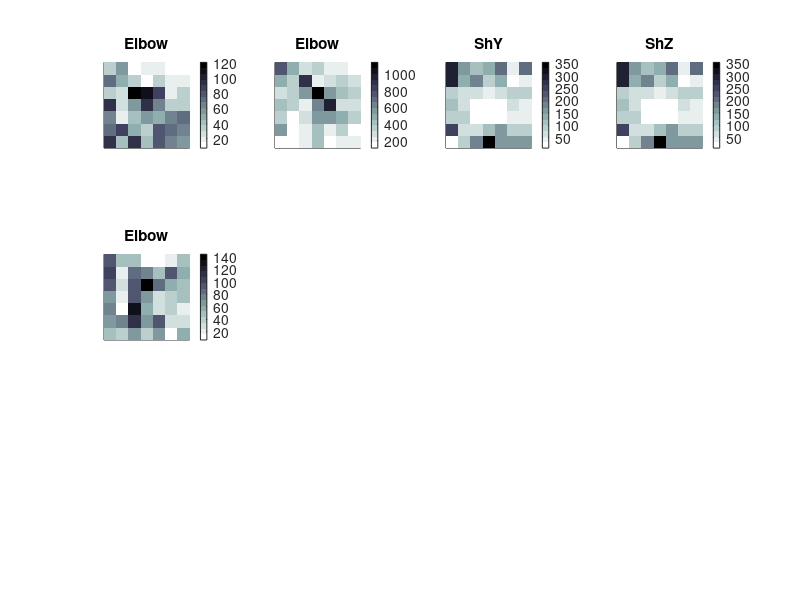

This figure's MATLAB source:
clear
% Plot data for specific reaching targets

load('Pn_Unimpaired_Arrays_mAngle.mat')
load('Pn_Brace1_Arrays_mAngle.mat')
load('Pn_Brace2_Arrays_mAngle.mat')

% Pn_v_Unim_Elbow = zscore(Pn_v_Unim_Elbow);
% Pn_v_Unim_ShX = zscore(Pn_v_Unim_ShX);
% Pn_v_Unim_ShY = zscore(Pn_v_Unim_ShY);


El_Var_Unim_Matrix = zeros(7,7);
ShX_Var_Unim_Matrix = zeros(7,7);
ShY_Var_Unim_Matrix = zeros(7,7);
ShZ_Var_Unim_Matrix = zeros(7,7);


for (x = 1:7)
    for (y = 1:7)
    Unim_El_var =  var(reshape(Pn_v_Unim_Elbow(y,x,:),7,1))
    Unim_ShX_var = var(reshape(Pn_v_Unim_ShX(y,x,:),7,1))
    Unim_ShY_var = var(reshape(Pn_v_Unim_ShY(y,x,:),7,1))
    Unim_ShZ_var = var(reshape(Pn_v_Unim_ShZ(y,x,:),7,1))
    
    El_Var_Unim_Matrix(y,x) = Unim_El_var;
    ShX_Var_Unim_Matrix(y,x) = Unim_ShX_var;
    ShY_Var_Unim_Matrix(y,x) = Unim_ShY_var;
    ShZ_Var_Unim_Matrix(y,x) = Unim_ShZ_var;

    
    Br1_El_var =  var(reshape(Pn_v_Brac1_Elbow(y,x,:),7,1))
    Br1_ShX_var = var(reshape(Pn_v_Brac1_ShX(y,x,:),7,1))
    Br1_ShY_var = var(reshape(Pn_v_Brac1_ShY(y,x,:),7,1))
    Br1_ShZ_var = var(reshape(Pn_v_Brac1_ShZ(y,x,:),7,1))
    
    El_Var_Br1_Matrix(y,x) = Br1_El_var;
    ShX_Var_Br1_Matrix(y,x) = Br1_ShX_var;
    ShY_Var_Br1_Matrix(y,x) = Br1_ShY_var;
    ShZ_Var_Br1_Matrix(y,x) = Br1_ShZ_var;
    
    end
end


% TL_Unim_ShX = reshape(Pn_v_Unim_ShX(1,1,:),7,1);
% TL_Unim_ShY = reshape(Pn_v_Unim_ShY(1,1,:),7,1);
% TL_Unim_ShZ = reshape(Pn_v_Unim_ShZ(1,1,:),7,1);
% 
% TL_Unim = [TL_Unim_El TL_Unim_ShX TL_Unim_ShY TL_Unim_ShZ]
% 
% 
% TL_Brac1_El = reshape(Pn_v_Brac1_Elbow(1,1,:),7,1);
% TL_Brac1_ShX = reshape(Pn_v_Brac1_ShX(1,1,:),7,1);
% TL_Brac1_ShY = reshape(Pn_v_Brac1_ShY(1,1,:),7,1);
% TL_Brac1_ShZ = reshape(Pn_v_Brac1_ShZ(1,1,:),7,1);
% 
% TL_Brac1 = [TL_Brac1_El TL_Brac1_ShX TL_Brac1_ShY TL_Brac1_ShZ]
% 
% TL_Brac2_El = reshape(Pn_v_Brac2_Elbow(1,1,:),7,1);
% TL_Brac2_ShX = reshape(Pn_v_Brac2_ShX(1,1,:),7,1);
% TL_Brac2_ShY = reshape(Pn_v_Brac2_ShY(1,1,:),7,1);
% TL_Brac2_ShZ = reshape(Pn_v_Brac2_ShZ(1,1,:),7,1);
% 
% TL_Brac2 = [TL_Brac2_El TL_Brac2_ShX TL_Brac2_ShY TL_Brac2_ShZ]

%% --- Bottom Right -- %%


% All_Unim = [TL_Unim; BR_Unim];
% All_Brac1 = [TL_Brac1; BR_Brac1];
% All_Brac2 = [TL_Brac2; BR_Brac2];

figure(1)
clf
hold on
grid on

% ----------- Plot As Matricies ------------ %
figure(1)
clf

% H = suptitle('Healthy Horizontal');
% H.VerticalAlignment = 'baseline';
% H.FontWeight = 'bold';

font_Size = 10;

Copper_Custom = [         
        1.0000    1.0000    1.0000
    0.9125    0.9375    0.9375
    0.8250    0.8750    0.8750
    0.7375    0.8125    0.8125
    0.6500    0.7500    0.7500
    0.5625    0.6875    0.6875
    0.5000    0.6000    0.6250
    0.4375    0.5125    0.5625
    0.3750    0.4250    0.5000
    0.3125    0.3375    0.4375
    0.2500    0.2500    0.3750
    0.1875    0.1875    0.2875
    0.1250    0.1250    0.2000
    0.0625    0.0625    0.1125
         0         0         0];
%     0.0893    0.0558    0.0355
%     0.1786    0.1116    0.0711
%     0.2679    0.1674    0.1066
%     0.3571    0.2232    0.1421
%     0.4464    0.2790    0.1777
%     0.5357    0.3348    0.2132
%     0.6250    0.3906    0.2487
%     0.7143    0.4464    0.2843
%     0.8036    0.5022    0.3198
%     0.8929    0.5580    0.3554
%     0.9821    0.6138    0.3909
%     1.0000    0.6696    0.4264
%     1.0000    0.7254    0.4620
%     1.0000    0.7812    0.4975];

Sq_Ax = [0.5 7.5 0.5 7.5]; % Square axis

colormap(Copper_Custom)

subplot(3,4,1)
hold on
grid on

imagesc((El_Var_Unim_Matrix))

title('Elbow')
colorbar()
set(gca,'FontSize',font_Size)
axis(Sq_Ax)
axis square
set(gca,'xtick',[])
set(gca,'ytick',[])
set(gca,'xticklabel',[])
set(gca,'yticklabel',[])   

subplot(3,4,2)
hold on
grid on

set(gca,'FontSize',font_Size)

title('Elbow')
imagesc((ShX_Var_Unim_Matrix))
    
colorbar()
    
axis(Sq_Ax)
axis square
    
set(gca,'xtick',[])
set(gca,'ytick',[])
set(gca,'xticklabel',[])
set(gca,'yticklabel',[])   

subplot(3,4,3)
hold on
grid on

set(gca,'FontSize',font_Size)

title('ShY')
imagesc((ShY_Var_Unim_Matrix))
    
colorbar()
    
axis(Sq_Ax)
axis square
    
set(gca,'xtick',[])
set(gca,'ytick',[])
set(gca,'xticklabel',[])
set(gca,'yticklabel',[])   

subplot(3,4,4)
hold on
grid on

set(gca,'FontSize',font_Size)

title('ShZ')
imagesc((ShZ_Var_Unim_Matrix))
    
colorbar()
    
axis(Sq_Ax)
axis square
    
set(gca,'xtick',[])
set(gca,'ytick',[])
set(gca,'xticklabel',[])
set(gca,'yticklabel',[])   

%% ---------------------- %%

subplot(3,4,5)
hold on
grid on

imagesc((El_Var_Br1_Matrix))

title('Elbow')
colorbar()
set(gca,'FontSize',font_Size)
axis(Sq_Ax)
axis square
set(gca,'xtick',[])
set(gca,'ytick',[])
set(gca,'xticklabel',[])
set(gca,'yticklabel',[])   
